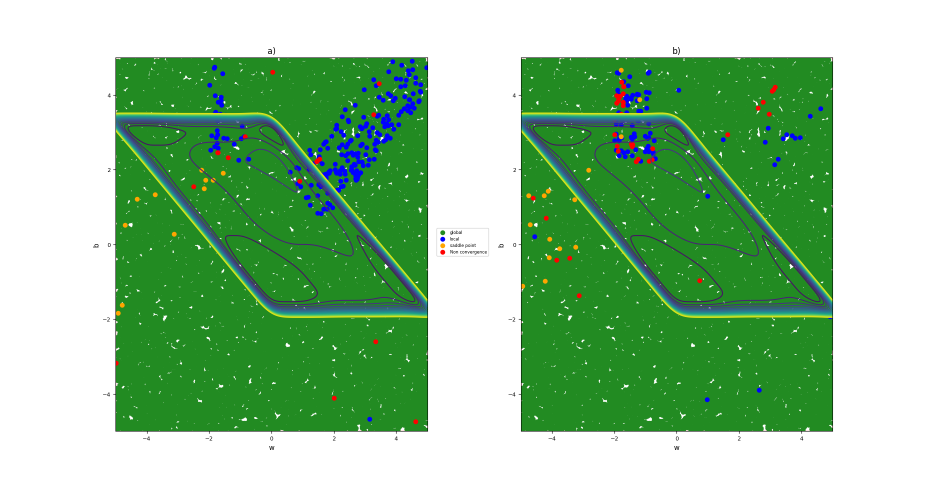
#> input picture partII/chapitre5_img/RAG_polyFive.png, 1850 x 969 px, given in place of ref_figure.png, which was not available (shown at 1/2 size)
$ python make_lc_motivation_figure.py
#> lines starting #> are read from the running program, lines starting #| are printed output that depends on the picture; pictures that were not available may be replaced by others from this repository, and a replacement may not be noted
#!/usr/bin/env python3
# -*- coding: utf-8 -*-
"""Build the "Lyapunov-control motivation" figure(s) used in the Introduction
of template.tex, to highlight the effect of Lyapunov stabilization (LC) on
top of full-batch optimizers.

For the same full-batch optimizers as in make_speth_motivation_figure.py
(GD, Momentum, Adam, RMSProp, Lion -- AdamW is excluded, see below), this
script assembles a grid comparing, on the PolyAllStiff (poly5) benchmark:
  - the full-batch sensitivity map with a fixed, hand-tuned learning rate
    (same "<optimizer>/ref_figure.png" source as the Speth-motivation figure),
  - the full-batch sensitivity map of its LC (Lyapunov Control) counterpart,
    i.e. the same optimizer with the learning rate chosen automatically at
    every iteration via the discrete Lyapunov/Armijo inequality, starting
    from an arbitrary initial learning rate ("<LC_optimizer>/ref_figure.png").

AdamW is excluded because the LC_adamW run in onn/BNR/POLY5 is marked SKIP
(no ref_figure.png/ref_distribution.json available at the time this script
was written).

Source data: pre-rendered ``ref_figure.png`` sensitivity maps produced by the
onn/BNR/POLY5 benchmark runner:
    <BASE>/<optimizer>/ref_figure.png       (full-batch, fixed eta)
    <BASE>/LC_<optimizer>/ref_figure.png    (full-batch, LC-adaptive eta)

As for the Speth-motivation figure, the five rows are split across two
figures so that each one comfortably fits a single journal page (see
make_speth_motivation_figure.py for the same rationale).

Usage:
    python3 make_lc_motivation_figure.py

Requires: Pillow (PIL). Writes:
    lc_motivation_poly5_a.png   (GD, Momentum, Adam)
    lc_motivation_poly5_b.png   (RMSProp, Lion)
into this directory.
"""
import os

from PIL import Image, ImageChops, ImageDraw, ImageFont

# Root of the onn BNR/POLY5 benchmark outputs.
BASE = "/media/dick/HD_1_To/onn/BNR/POLY5"

# Output directory: this script's own directory (chapitre5_img/).
OUT_DIR = os.path.dirname(os.path.abspath(__file__))

# Column variants: full-batch (fixed eta) vs. LC (adaptive eta). Note the LC
# variant is a *prefix* ("LC_<opt>"), unlike the Speth-motivation figure
# where the mini-batch variants are *suffixes* ("<opt>_minibatch/_speth").
COLUMN_PREFIXES = ["", "LC_"]
COL_LABELS = [
    "Full-batch (fixed $\\eta$)",
    "LC (Lyapunov-controlled, adaptive $\\eta$)",
]

# The two row splits (AdamW excluded: LC_adamW is marked SKIP in the source data).
FIGURES = [
    (["GD", "momentum", "adam"], ["GD", "Momentum", "Adam"], "lc_motivation_poly5_a.png"),
    (["rms", "lion"], ["RMSProp", "Lion"], "lc_motivation_poly5_b.png"),
]

FONT_PATH = "/usr/share/fonts/truetype/dejavu/DejaVuSans-Bold.ttf"
FONT_SIZE = 26
PAD = 6          # gap (px) between cells
LABEL_COL_W = 46  # width (px) reserved for the rotated row labels
LABEL_ROW_H = 40  # height (px) reserved for the column headers


def autocrop(im, bg=(255, 255, 255)):
    """Crop out the uniform-background border around the actual plot content."""
#> called with bg = (255, 255, 255)
    rgb = im.convert("RGB")
    bg_im = Image.new("RGB", rgb.size, bg)
#> bg_im: PIL image 1850x969 RGB; every value is 255
    diff = ImageChops.difference(rgb, bg_im)
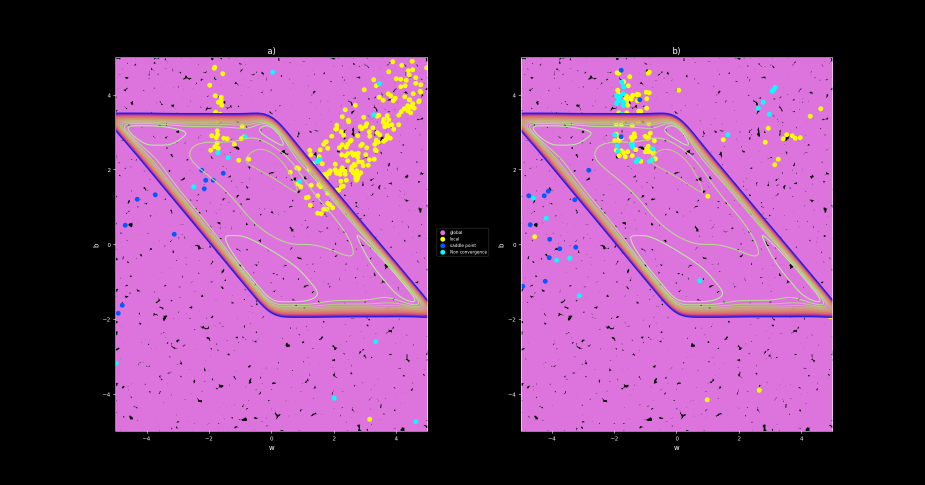
#> diff: PIL image 1850x969 RGB (shown at 1/2 size); mean R, G, B 112, 63.1, 109
    bbox = diff.getbbox()
#> bbox = (186, 94, 1667, 900)
    return im.crop(bbox) if bbox else im
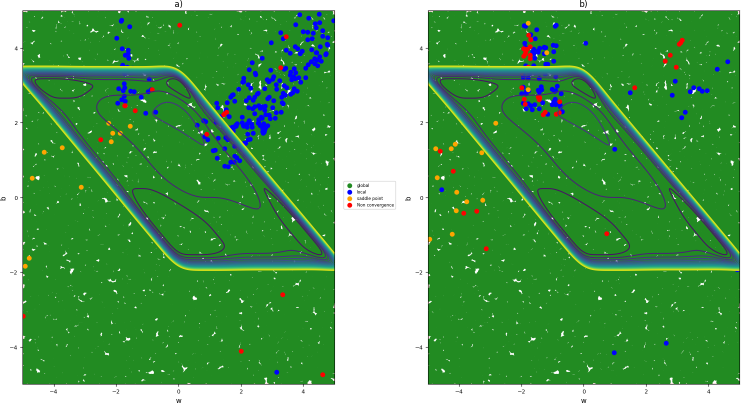
#> returned value: PIL image 1481x806 RGB (shown at 1/2 size); mean R, G, B 86.8, 160.3, 91.4


def build_figure(rows, row_labels, out_name):
    font_col = ImageFont.truetype(FONT_PATH, FONT_SIZE)
    font_row = ImageFont.truetype(FONT_PATH, FONT_SIZE)

    # Load and autocrop every (row, column) sensitivity map.
    imgs = {}
    for r in rows:
        for prefix in COLUMN_PREFIXES:
            folder = f"{prefix}{r}"
            path = os.path.join(BASE, folder, "ref_figure.png")
#> (the run stopped early here; a loop or call above may not have finished)

$ run again, on partII/chapitre5_img/RRAWB_polyThree.png
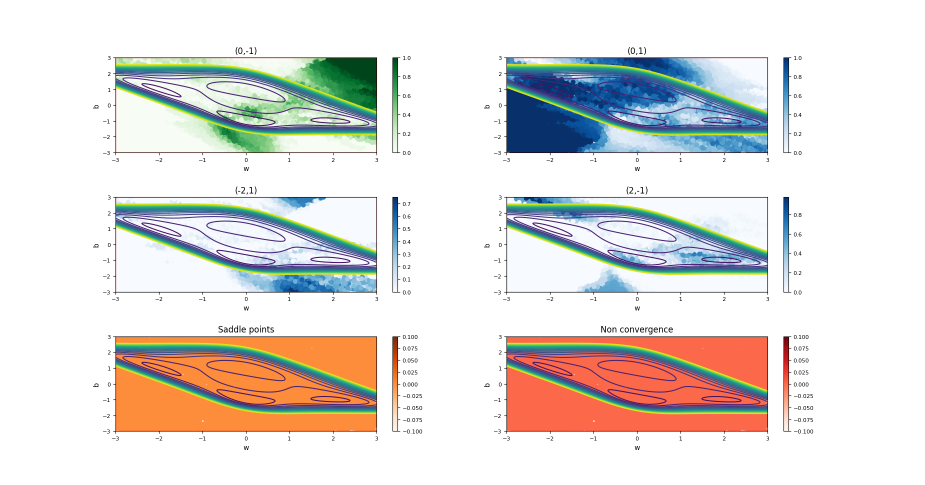
#> input picture partII/chapitre5_img/RRAWB_polyThree.png, 1850 x 969 px, given in place of ref_figure.png, which was not available (shown at 1/2 size)
#> bg_im: PIL image 1850x969 RGB; every value is 255
#> in autocrop, `diff = ImageChops.difference(rgb, bg_im)`:
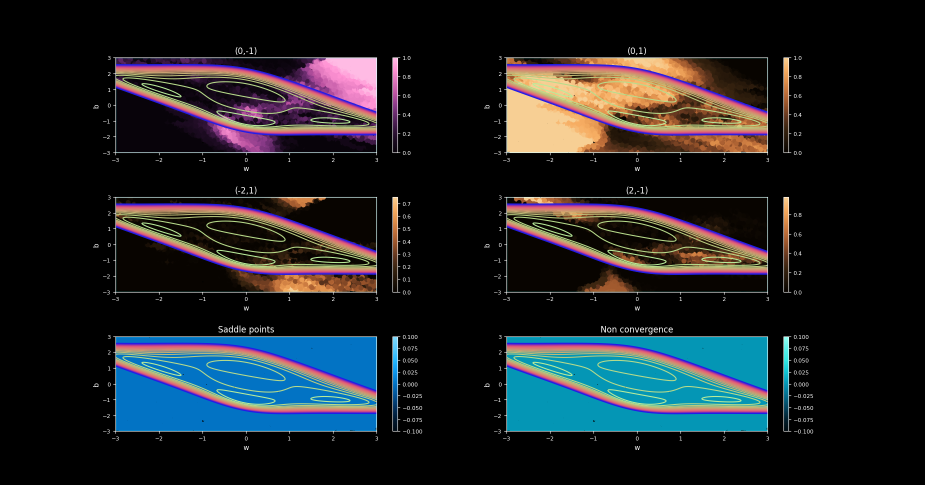
#> diff: PIL image 1850x969 RGB (shown at 1/2 size); mean R, G, B 29.8, 33, 36.6
#> bbox = (186, 94, 1627, 900)
#> in autocrop, `return im.crop(bbox) if bbox else im`:
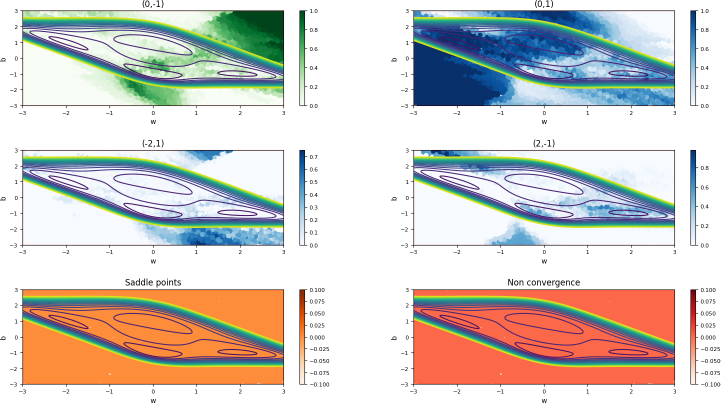
#> returned value: PIL image 1441x806 RGB (shown at 1/2 size); mean R, G, B 208.9, 204, 198.6

$ run again, on partII/chapitre5_img/RRAdam_polyFive.png
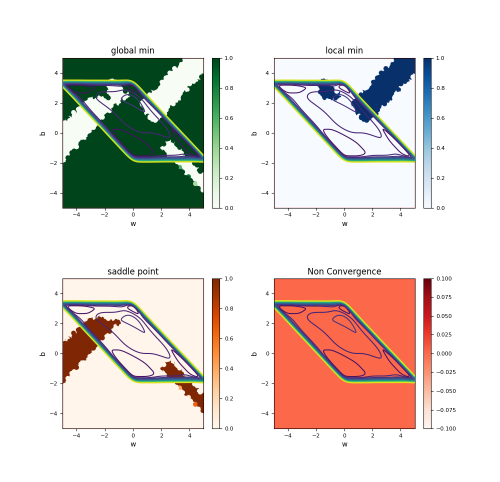
#> input picture partII/chapitre5_img/RRAdam_polyFive.png, 1000 x 963 px, given in place of ref_figure.png, which was not available (shown at 1/2 size)
#> bg_im: PIL image 1000x963 RGB; every value is 255
#> in autocrop, `diff = ImageChops.difference(rgb, bg_im)`:
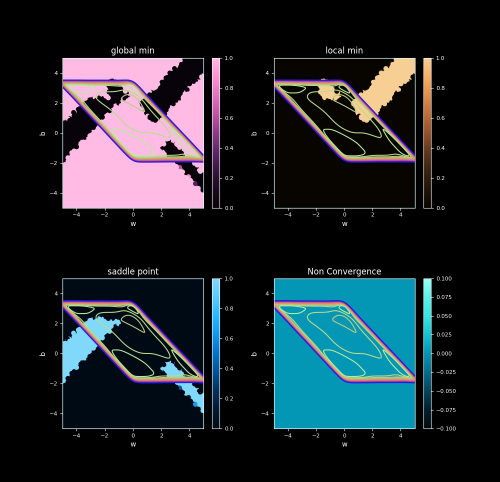
#> diff: PIL image 1000x963 RGB (shown at 1/2 size); mean R, G, B 30.7, 38.4, 44.2
#> bbox = (79, 93, 912, 893)
#> in autocrop, `return im.crop(bbox) if bbox else im`:
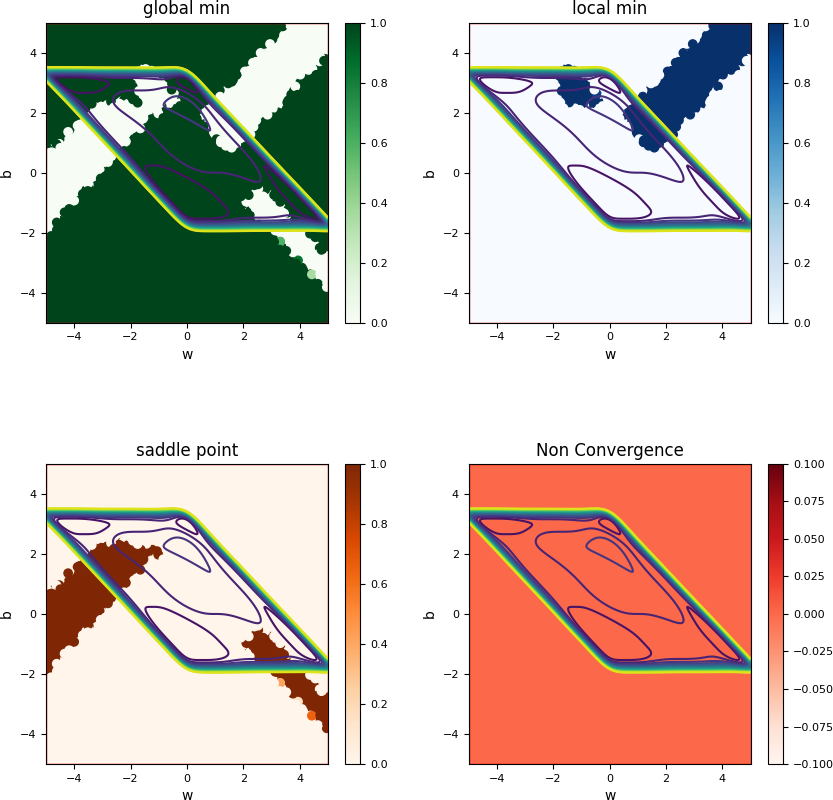
#> returned value: PIL image 833x800 RGB; mean R, G, B 210.6, 199.5, 191.1
